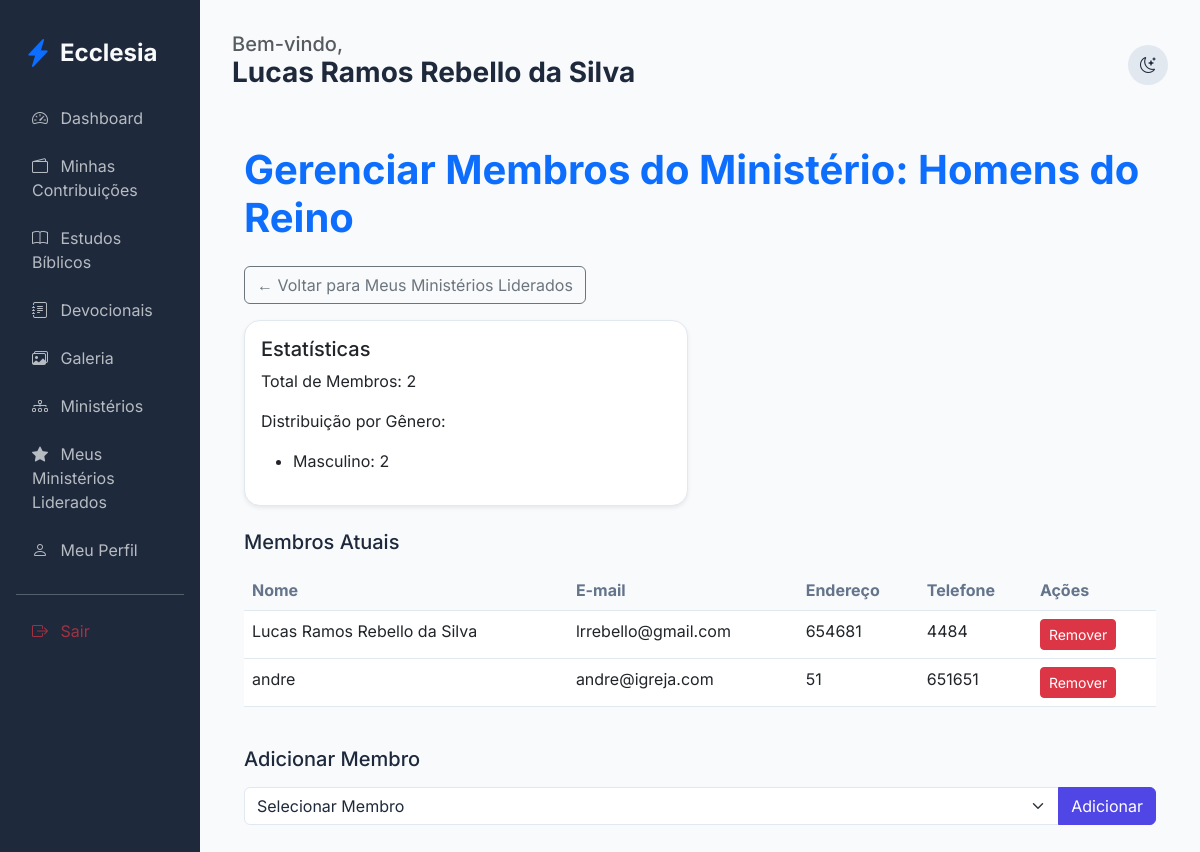
The page /members/ministry/3/manage-members (signed in) on the database as committed earlier.
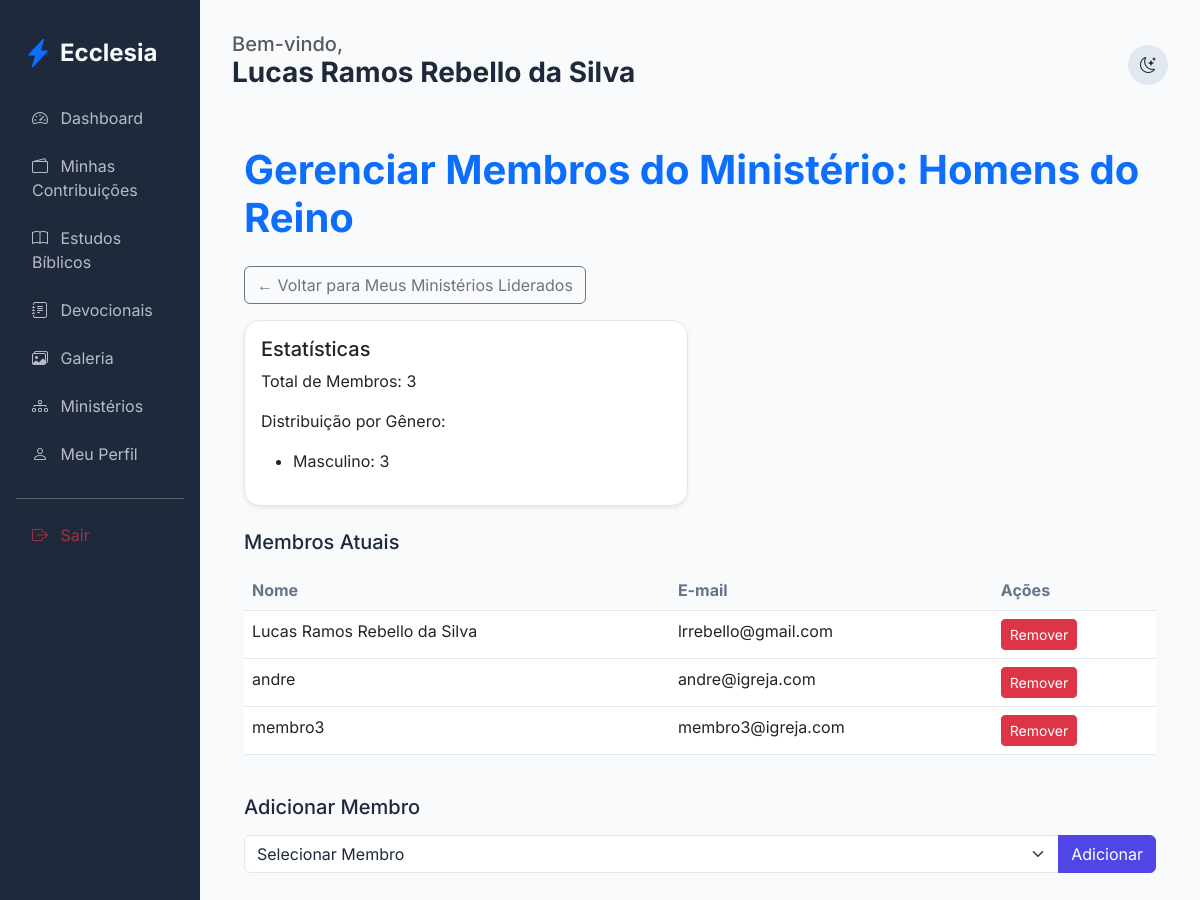
The same page on the database as committed later.
### app/core/models.py (models this page shows, shortened)
class User(db.Model, UserMixin):
    id = db.Column(db.Integer, primary_key=True)
    name = db.Column(db.String(100), nullable=False)
    email = db.Column(db.String(120), unique=True, nullable=False)
    password_hash = db.Column(db.String(128))
    birth_date = db.Column(db.Date)
    gender = db.Column(db.String(20))
    documents = db.Column(db.String(200)) # Flexível para diferentes países
    address = db.Column(db.Text)
    phone = db.Column(db.String(50))
    profile_photo = db.Column(db.String(255), nullable=True)
    status = db.Column(db.String(20), default='pending') # pending, active, rejected
    is_ministry_leader = db.Column(db.Boolean, default=False)
    church_id = db.Column(db.Integer, db.ForeignKey('church.id'))
    family_id = db.Column(db.Integer, db.ForeignKey('family.id'), nullable=True)
    church_role_id = db.Column(db.Integer, db.ForeignKey('church_role.id'), nullable=True)
    ministries = db.relationship('Ministry', secondary=member_ministries, backref=db.backref('members', lazy='dynamic'))
    can_manage_ministries = db.Column(db.Boolean, default=False)
    can_manage_media = db.Column(db.Boolean, default=False)
    can_publish_devotionals = db.Column(db.Boolean, default=False)
    can_approve_members = db.Column(db.Boolean, default=False)
    can_manage_finance = db.Column(db.Boolean, default=False)
    can_manage_kids = db.Column(db.Boolean, default=False)
    can_manage_events = db.Column(db.Boolean, default=False)

### app/modules/members/routes.py (the view)
@members_bp.route('/ministry/<int:ministry_id>/manage-members')
@login_required
def ministry_manage_members(ministry_id):
    ministry = Ministry.query.get_or_404(ministry_id)
    is_leader = ministry.leader_id == current_user.id
    is_authorized = is_leader or can_manage_ministries()
    if not is_authorized:
        flash('Acesso negado.', 'danger')
        return redirect(url_for('members.my_led_ministries'))
    current_members = ministry.members.all()
    available_members = User.query.filter(
        User.church_id == current_user.church_id,
        User.status == 'active',
        ~User.ministries.any(Ministry.id == ministry_id)
    ).order_by(User.name).all()
    total_members = len(current_members)
    gender_count = db.session.query(User.gender, func.count(User.id)).filter(
        User.id.in_([m.id for m in current_members])
    ).group_by(User.gender).all()
    return render_template('members/ministry_manage_members.html',
                           ministry=ministry,
                           current_members=current_members,
                           available_members=available_members,
                           total_members=total_members,
                           gender_count=gender_count,
                           is_leader=is_leader)  # Passa is_leader para mostrar endereço/phone

### app/modules/members/routes.py (called while the page is built)
def can_manage_ministries():
    return current_user.can_manage_ministries or (current_user.church_role and current_user.church_role.name in ['Administrador Global', 'Pastor Líder'])

### app/templates/members/ministry_manage_members.html (shortened to what this page needs)
{% extends "base.html" %}
{% block content %}
<div class="container py-4">
    <h1 class="fw-bold text-primary mb-4">Gerenciar Membros do Ministério: {{ ministry.name }}</h1>
    <a href="{{ url_for('members.my_led_ministries') }}" class="btn btn-outline-secondary mb-3">
        ← Voltar para Meus Ministérios Liderados
    </a>
    <div class="row mb-4">
        <div class="col-md-6">
            <div class="card shadow-sm">
                <div class="card-body">
                    <h5>Estatísticas</h5>
                    <p>Total de Membros: {{ total_members }}</p>
                    <p>Distribuição por Gênero:</p>
                    <ul>
                        {% for gender, count in gender_count %}
                        <li>{{ gender or 'Não informado' }}: {{ count }}</li>
                        {% endfor %}
                    </ul>
                </div>
            </div>
        </div>
    </div>
    <h5 class="mb-3">Membros Atuais</h5>
    <div class="table-responsive mb-4">
        <table class="table table-hover">
            <thead>
                <tr>
                    <th>Nome</th>
                    <th>E-mail</th>
                    {% if is_leader %}
                    <th>Endereço</th>
                    <th>Telefone</th>
                    {% endif %}
                    <th>Ações</th>
                </tr>
            </thead>
            <tbody>
                {% for member in current_members %}
                <tr>
                    <td>{{ member.name }}</td>
                    <td>{{ member.email }}</td>
                    {% if is_leader %}
                    <td>{{ member.address or 'Não informado' }}</td>
                    <td>{{ member.phone or 'Não informado' }}</td>
                    {% endif %}
                    <td>
                        <form method="POST" action="{{ url_for('members.ministry_remove_member', ministry_id=ministry.id, user_id=member.id) }}">
                            <button type="submit" class="btn btn-sm btn-danger">Remover</button>
                        </form>
                    </td>
                </tr>
                {% endfor %}
            </tbody>
        </table>
    </div>
    <h5 class="mb-3">Adicionar Membro</h5>
    <form method="POST" action="{{ url_for('members.ministry_add_member', ministry_id=ministry.id) }}">
        <div class="input-group">
            <select name="user_id" class="form-select">
                <option value="">Selecionar Membro</option>
            </select>
            <button type="submit" class="btn btn-primary">Adicionar</button>
        </div>
    </form>
</div>
{% endblock %}

### app/templates/base.html (shortened to what the changed rows need)
<!DOCTYPE html>
<html lang="pt-BR">
<head>
    <link href="https://cdn.jsdelivr.net/npm/bootstrap@5.3.0/dist/css/bootstrap.min.css" rel="stylesheet">
    <link href="https://cdn.jsdelivr.net/npm/bootstrap-icons@1.10.0/font/bootstrap-icons.css" rel="stylesheet">
    <link rel="stylesheet" href="{{ url_for('static', filename='css/premium.css') }}">
</head>
<body>
    <div class="container-fluid">
        <div class="row">
            {% if current_user.is_authenticated %}
            <div class="col-md-3 col-lg-2 sidebar d-none d-md-block">
                <nav class="nav flex-column">
                    <a class="nav-link {{ 'active' if request.endpoint == 'members.dashboard' }}" href="{{ url_for('members.dashboard') }}">
                        <i class="bi bi-speedometer2 me-2"></i> Dashboard
                    </a>
                    <a class="nav-link {{ 'active' if request.endpoint == 'finance.member_finance' }}" href="{{ url_for('finance.member_finance') }}">
                        <i class="bi bi-wallet2 me-2"></i> Minhas Contribuições
                    </a>
                    <a class="nav-link {{ 'active' if request.endpoint == 'edification.studies' }}" href="{{ url_for('edification.studies') }}">
                        <i class="bi bi-book me-2"></i> Estudos Bíblicos
                    </a>
                    <a class="nav-link {{ 'active' if request.endpoint == 'edification.devotionals' }}" href="{{ url_for('edification.devotionals') }}">
                        <i class="bi bi-journal-text me-2"></i> Devocionais
                    </a>
                    <a class="nav-link {{ 'active' if 'gallery' in request.endpoint }}" href="{{ url_for('edification.gallery') }}">
                        <i class="bi bi-images me-2"></i> Galeria
                    </a>
                    <a class="nav-link {{ 'active' if 'ministries' in request.endpoint }}" href="{{ url_for('members.list_ministries') }}">
                        <i class="bi bi-diagram-3 me-2"></i> Ministérios
                    </a>
                    {% if current_user.is_authenticated %}
                        {% set has_led_ministries = namespace(value=false) %}
                        {% for ministry in current_user.ministries %}
                            {% if ministry.leader_id == current_user.id %}
                                {% set has_led_ministries.value = true %}
                            {% endif %}
                        {% endfor %}
                        {% if has_led_ministries.value %}
                        <a class="nav-link {{ 'active' if 'my_led_ministries' in request.endpoint }}" href="{{ url_for('members.my_led_ministries') }}">
                            <i class="bi bi-star-fill me-2"></i> Meus Ministérios Liderados
                        </a>
                        {% endif %}
                    {% endif %}
                    <a class="nav-link" href="{{ url_for('members.profile') }}">
                        <i class="bi bi-person me-2"></i> Meu Perfil
                    </a>
                    <hr class="my-3 opacity-25">
                    <a class="nav-link text-danger" href="{{ url_for('auth.logout') }}">
                        <i class="bi bi-box-arrow-right me-2"></i> Sair
                    </a>
                </nav>
            </div>
            {% endif %}
            <div class="col-md-9 col-lg-10 main-content {{ 'mx-auto' if not current_user.is_authenticated }}">
                <header class="d-flex justify-content-between align-items-center mb-4">
                    <div>
                        {% if current_user.is_authenticated %}
                        <h5 class="text-muted mb-0">Bem-vindo,</h5>
                        <h3 class="fw-bold">{{ current_user.name }}</h3>
                        {% endif %}
                    </div>
                </header>
                {% block content %}{% endblock %}
            </div>
        </div>
    </div>
</body>
</html>

Rows that differ between the two databases and show on the page:
changed User "Lucas Ramos Rebello da Silva": address "654681" → (not shown); phone "4484" → (not shown)
shown differently, row unchanged: User "andre": address "51" → (not shown); phone "651651" → (not shown)
added User: name "membro3", email "membro3@igreja.com"
Other text that changed with them:
{{ total_members }}: "2" → "3"
new list line: "Masculino : 3"
text no longer shown: "Meus Ministérios Liderados Endereço Telefone"
list line gone: "Masculino : 2"
